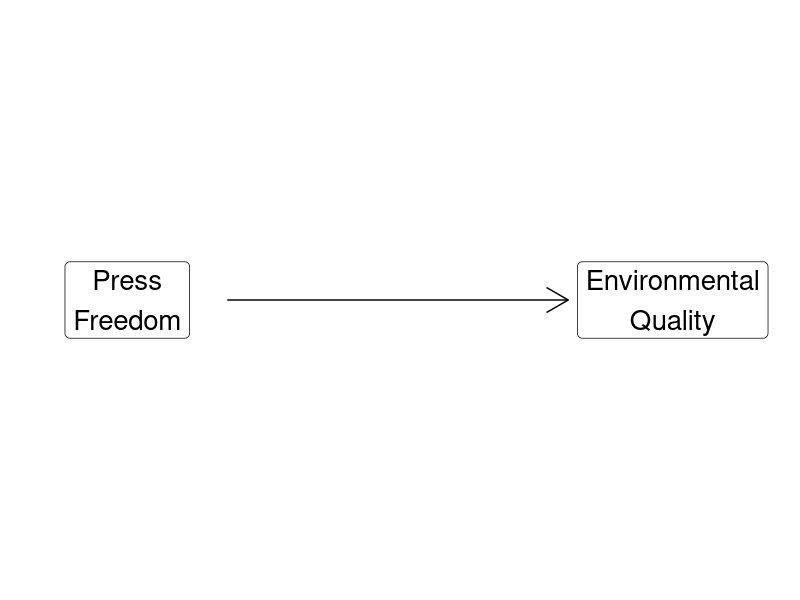

The R script that drew this image: (Note: this script raises an error after producing the figure.)
## ---- chunk 1
library(tidyverse)
library(readxl)
library(kableExtra)
## ---- chunk 2
## Manual DAG
d1 <- tibble(
  x = c(-3, 3),
  y = c(1, 1),
  labels = c("Press\nFreedom", "Environmental\nQuality")
)

ggplot(data = d1, aes(x = x, y = y)) +
  geom_point(size = 8) +
  theme_void() +
  coord_cartesian(xlim = c(-4, 4)) +
  geom_label(aes(label = labels), size = 7) +
  annotate("segment", x = -1.9, xend = 1.85, y = 1, yend = 1, arrow = arrow())
## ---- chunk 3
set.seed(134)

mpg |>
  slice_sample(n = 9) |>
  kbl(digits = 1, align = c('l', 'l', rep('c', 9))) |>
  kableExtra::kable_styling(font_size = 24)
## ---- chunk 4
knitr::include_graphics("Images/01_2-levels_measurement.png")
## ---- chunk 5
set.seed(134)

mpg |>
  slice_sample(n = 10) |>
  kbl(digits = 1, align = c('l', 'l', rep('c', 9))) |>
  column_spec(6:7, background = "pink") |>
  kableExtra::kable_styling(font_size = 22)
## ---- chunk 6
options(width = 40)
## ---- chunk 7
table(mpg$trans)
## ---- chunk 8
table(mpg$drv)
## ---- chunk 9
# Cross-tabulation Table
table(mpg$trans, mpg$drv)
## ---- chunk 10
options(width = 90)
## ---- chunk 11
# Convert cross-tabs into overall proportions (%s)
proportions(table(mpg$trans, mpg$drv))
## ---- chunk 12
proportions(table(mpg$class, mpg$drv))
## ---- chunk 13
# Proportions by Row
proportions(table(mpg$class, mpg$drv), margin = 1)
## ---- chunk 14
# Proportions by Column
proportions(table(mpg$class, mpg$drv), margin = 2)
## ---- chunk 15
knitr::include_graphics("Images/08_2-probability.jpg")
## ---- chunk 16
# Proportions by Row
proportions(table(mpg$class, mpg$drv), margin = 1)
## ---- chunk 17
set.seed(134)

mpg |>
  slice_sample(n = 10) |>
  kbl(digits = 1, align = c('l', 'l', rep('c', 9))) |>
  column_spec(7:8, background = "pink") |>
  kableExtra::kable_styling(font_size = 24)
## ---- chunk 18
table(mpg$drv)
## ---- chunk 19
summary(mpg$cty)
## ---- chunk 20
options(width = 80)
## ---- chunk 21
aggregate(data = mpg, cty ~ drv, FUN = mean)
## ---- chunk 22
aggregate(data = mpg, cty ~ drv, FUN = sd)
## ---- chunk 23
aggregate(data = mpg, cty ~ drv, FUN = summary)
## ---- chunk 24
aggregate(data = mpg, cty ~ drv, FUN = summary)
## ---- chunk 25
aggregate(data = mpg, hwy ~ drv, FUN = summary)
## ---- chunk 26
set.seed(134)

mpg |>
  slice_sample(n = 10) |>
  kbl(digits = 1, align = c('l', 'l', rep('c', 9))) |>
  column_spec(c(3, 8), background = "pink") |>
  kableExtra::kable_styling(font_size = 22)
## ---- chunk 27
aggregate(data = mpg, cty ~ displ, FUN = summary)
## ---- chunk 28
summary(mpg$displ)
## ---- chunk 29
mpg$displ2 <- cut(x = mpg$displ, 
                  breaks = c(0, 3.472, 8), 
                  labels = c("Small", "Large"))
## ---- chunk 30
table(mpg$displ2)
summary(mpg$cty)
## ---- chunk 31
aggregate(data = mpg, cty ~ displ2, FUN = summary)
## ---- chunk 32
mpg$displ3 <- cut(x = mpg$displ, 
                  breaks = c(0, 2.1, 4.1, 8), 
                  labels = c("Small", "Medium", "Large"))
## ---- chunk 33
table(mpg$displ3)

aggregate(data = mpg, cty ~ displ3, FUN = summary)
## ---- chunk 34
# Check the quantiles
summary(mpg$displ)
## ---- chunk 35
# Recode the variable
mpg$displ4 <- cut(x = mpg$displ, 
                  breaks = c(0, 2.4, 3.472, 4.6, 8), 
                  labels = c("1st Q", "2nd Q", "3rd Q", "4th Q"))
## ---- chunk 36
# Calculate the result
aggregate(data = mpg, cty ~ displ4, FUN = summary)
## ---- chunk 37
set.seed(134)

mpg |>
  select(-displ2, -displ3, -displ4) |>
  slice_sample(n = 10) |>
  kbl(digits = 1, align = c('l', 'l', rep('c', 9))) |>
  column_spec(c(3, 8), background = "pink") |>
  kableExtra::kable_styling(font_size = 21)
## ---- chunk 38
## Show correlations
cor_examples <- function(sd) {
    tibble(
    x = rnorm(50, mean = 8, sd = 2),
    y = x + rnorm(50, 0, sd),
    Group = str_c("Correlation: ", round(cor(x, y), 2))
    )
}

# Generate sims
set.seed(54)
rbind(cor_examples(1),
      cor_examples(3),
      cor_examples(18)) |>
ggplot(aes(x = x, y = y)) +
    geom_point() +
    geom_smooth(method = "lm", se = FALSE) +
    theme_bw() +
  labs(x = "", y = "") +
    facet_wrap(~Group, scales = "free")
## ---- chunk 39
# Show inverse correlations
inv_cor_examples <- function(sd) {
    tibble(
    x = rnorm(50, mean = 8, sd = 2),
    y = -2 * x + rnorm(50, 0, sd),
    Group = str_c("Correlation: ", round(cor(x, y), 2))
    )
}

set.seed(54)
rbind(inv_cor_examples(2),
      inv_cor_examples(6),
      inv_cor_examples(11)) |>
ggplot(aes(x = x, y = y)) +
    geom_point() +
    geom_smooth(method = "lm", se = FALSE) +
    theme_bw() +
  labs(x = "", y = "") +
    facet_wrap(~Group, scales = "free")
## ---- chunk 40
knitr::include_graphics("Images/10_1-Engines-Types.gif")
## ---- chunk 41
knitr::include_graphics("Images/10_1-mpg1.png")
## ---- chunk 42
pair1 <- tibble(anscombe[, c("x1", "y1")]) |> rename(x = x1, y = y1) |> mutate(Group = "Example 1")
pair2 <- tibble(anscombe[, c("x2", "y2")]) |> rename(x = x2, y = y2) |> mutate(Group = "Example 2")
pair3 <- tibble(anscombe[, c("x3", "y3")]) |> rename(x = x3, y = y3) |> mutate(Group = "Example 3")
pair4 <- tibble(anscombe[, c("x4", "y4")]) |> rename(x = x4, y = y4) |> mutate(Group = "Example 4")

d <- rbind(pair1, pair2, pair3, pair4)

d |>
    ggplot(aes(x = x, y = y)) +
    geom_point() +
    #geom_smooth(method = "lm", se = FALSE) +
    theme_bw() +
    facet_wrap(~ Group, ncol = 2) +
  labs(x = "", y = "")
## ---- chunk 43
pair1 <- tibble(anscombe[, c("x1", "y1")]) |> rename(x = x1, y = y1) |> mutate(Group = "Example 1")
pair2 <- tibble(anscombe[, c("x2", "y2")]) |> rename(x = x2, y = y2) |> mutate(Group = "Example 2")
pair3 <- tibble(anscombe[, c("x3", "y3")]) |> rename(x = x3, y = y3) |> mutate(Group = "Example 3")
pair4 <- tibble(anscombe[, c("x4", "y4")]) |> rename(x = x4, y = y4) |> mutate(Group = "Example 4")

d <- rbind(pair1, pair2, pair3, pair4)

d |>
    ggplot(aes(x = x, y = y)) +
    geom_point() +
    geom_smooth(method = "lm", se = FALSE) +
    theme_bw() +
    facet_wrap(~ Group, ncol = 2) +
  labs(x = "", y = "")
## ---- chunk 44
d |>
    group_by(Group) |>
    summarize(
        MeanX = round(mean(x), 1),
        MeanY = round(mean(y), 1),
        Correlation = round(cor(x,y), 2)
        ) |>
  kbl(align = c("l", "c", "c", "c")) |>
  kableExtra::kable_styling(font_size = 26)
## ---- chunk 45
# Calculate the correlation
cor(mpg$cty, mpg$hwy)
## ---- chunk 46
# Test the significance of the correlation (Pearsons)
cor.test(mpg$cty, mpg$hwy)
## ---- chunk 47
diamonds |>
  select(price, cut, clarity, carat) |>
  slice_sample(n = 12) |>
  kbl(align = "c") |>
  kableExtra::kable_styling(font_size = 25)
